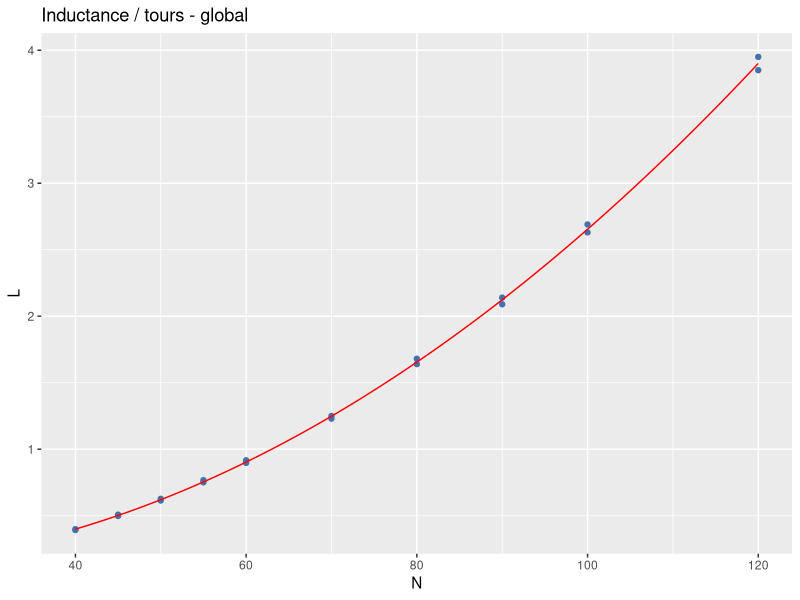
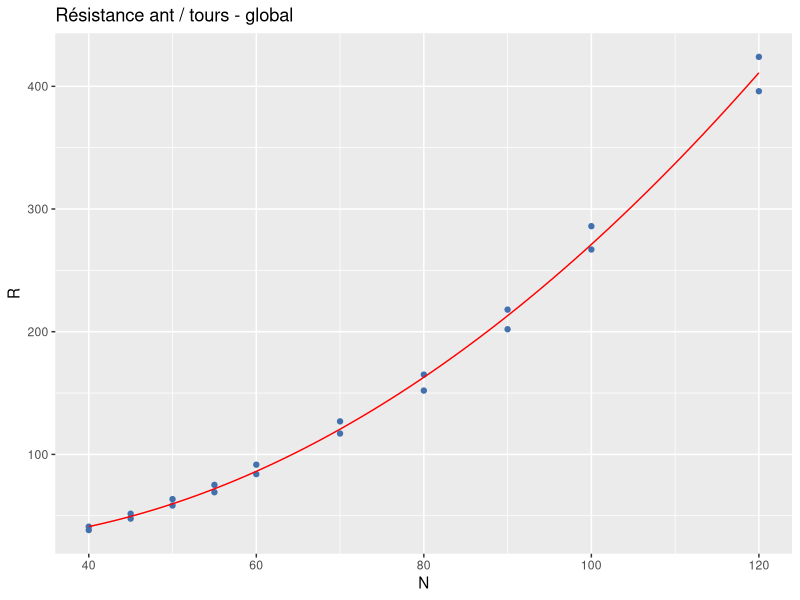
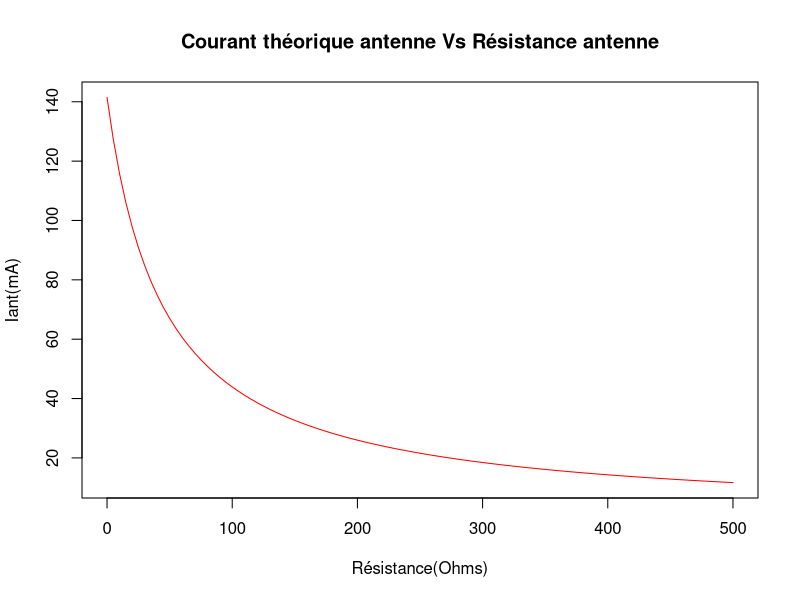
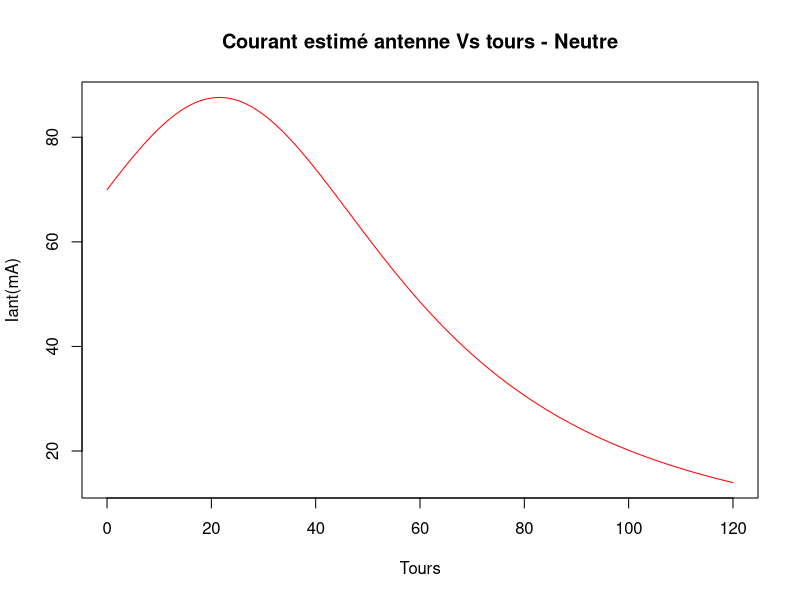
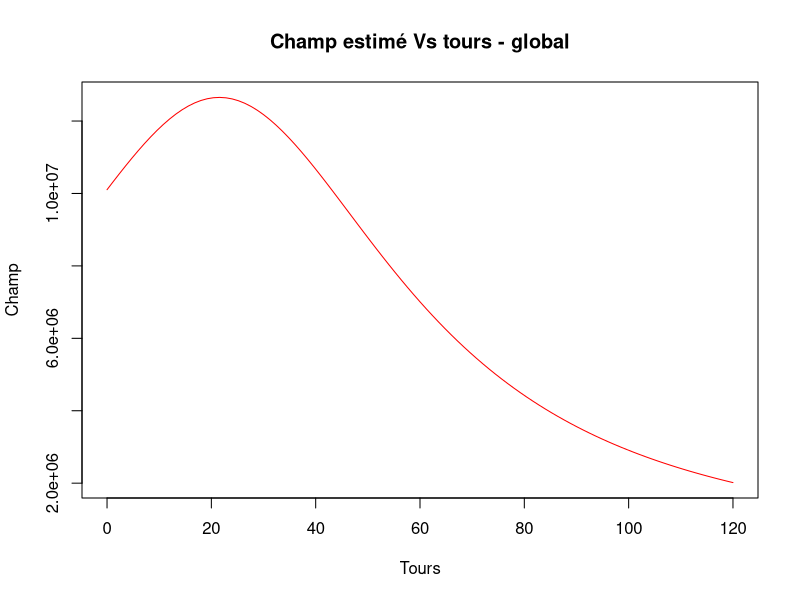

R code for these plots, in order:
# Etude sur l'ensemble des mesures

library(ggplot2)

GLOB<-read.table("global2.csv",header=TRUE,sep=";",dec=",")

# Ajustement 1 - Inductance

print("-----  ajustement 1   ------------")
mod1 <- lm(GLOB$L~GLOB$N+I(GLOB$N^2), data=GLOB)

print(summary(mod1))

LEst<-function(N){mod1$coefficients[1]  + mod1$coefficients[2] * N +   mod1$coefficients[3] * N^2}

p<-(ggplot(GLOB) + geom_point(aes(x = N, y = L), colour = "#4271AE")  + stat_function(fun = LEst, color = "red") +  ggtitle("Inductance / tours - global")

)
print(p)
print("-----  ajustement 2   ------------")
mod5 <- lm(GLOB$R~GLOB$N+I(GLOB$N^2), data=GLOB)

print(summary(mod5))

REst<-function(N){mod5$coefficients[1]  + mod5$coefficients[2] * N +   mod5$coefficients[3] * N^2}


p<-ggplot(GLOB) + geom_point(aes(x = N, y = R), colour = "#4271AE")  + stat_function(fun = REst, color = "red") +  ggtitle("Résistance ant / tours - global")
print(p)

# Courant d'antenne théorique
vdd<-5
Vss<-0
Rser=27
Rad=9


Iant<-function(R){
  
  I<-(4/pi)*((vdd-Vss)/(R+Rser+2*Rad))*1000
  return(I)
  
}

#jpeg("Ith.jpg")

curve(Iant, 0, 500, col="red", main="Courant théorique antenne Vs Résistance antenne",  xlab="Résistance(Ohms)",
      ylab="Iant(mA)")
#dev.off()


In<-function(N){
  
  I<-Iant(REst(N))
  return(I)
  
}


#jpeg("I0.jpg")

curve(In, 0, 120, col="red", main="Courant estimé antenne Vs tours - Neutre",  xlab="Tours",
      ylab="Iant(mA)")
#dev.off()


# Etimation du champ magnétique

z<-1e-2 # distance de référence 1cm
r<-0.38 # rayon de l'antenne


BEst<-function(N){
  
  b<-In(N) *r^2/z^3
  return(b)
  
  
}


# Représentation du champ  

#jpeg("champGlobal.jpg")
curve(BEst, 0, 120, col="red", main="Champ estimé Vs tours - global",  xlab="Tours",
      ylab="Champ")

#dev.off()

# Optimisations

# Champs magnétiques
print("----------------------------------------------------")
maxChp<-optimize(BEst, c(0, 120), maximum = TRUE)
print("Max champ global: ")
print(maxChp)
